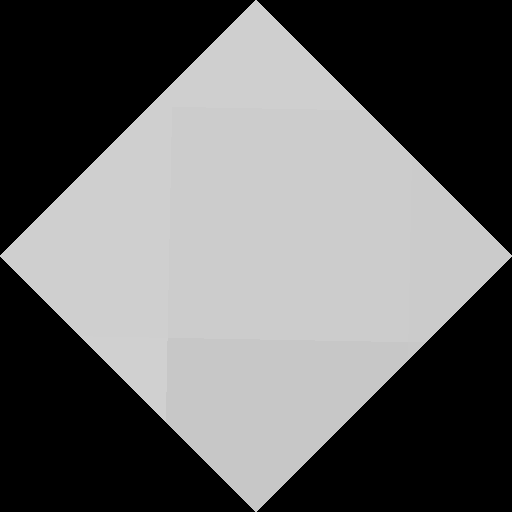
#> input picture NDVI/ndvi_image.png, 512 x 512 px, found by its file name
$ python app.py
#> lines starting #> are read from the running program, lines starting #| are printed output that depends on the picture
import numpy as np
import matplotlib.pyplot as plt
from PIL import Image

# Load the NDVI image
image_path = "/ndvi_image.png"
ndvi_image = Image.open(image_path).convert("L")  # Convert to grayscale
#> ndvi_image is the input picture: PIL image 512x512 L; min 0, max 208, mean 102.3

# Convert image to numpy array
ndvi_array = np.array(ndvi_image)

# Normalize the array values to range from -1 to 1 (assuming NDVI range)
ndvi_normalized = (ndvi_array / 255.0) * 2 - 1
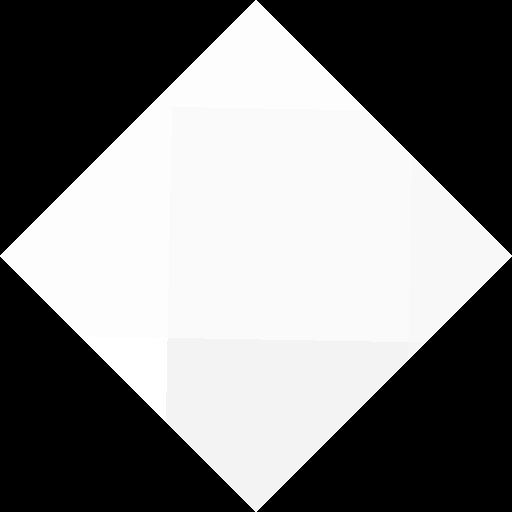
#> ndvi_normalized: shape (512, 512) float64; min -1, max 0.631, mean -0.197; drawn with min black and max white

# Define thresholds for classification
cultivated_threshold = 0.4  # NDVI > 0.4 is considered cultivated

# Create a color map
# Values below cultivated_threshold are red (barren land), values above are green (cultivated)
color_mapped_image = np.zeros((ndvi_normalized.shape[0], ndvi_normalized.shape[1], 3))

# Apply color mapping
color_mapped_image[ndvi_normalized < cultivated_threshold] = [1, 0, 0]  # Red for uncultivated land
color_mapped_image[ndvi_normalized >= cultivated_threshold] = [0, 1, 0]  # Green for cultivated land

# Plot and save the color-mapped image
plt.figure(figsize=(10, 10))
plt.imshow(color_mapped_image)
plt.title("NDVI Classification: Cultivated (Green) vs Uncultivated (Red)")
plt.axis("off")
plt.show()
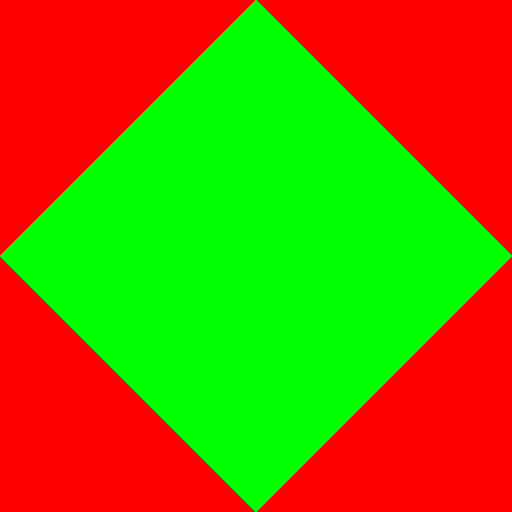
#> shown: shape (512, 512, 3) float64; mean R, G, B 0.498, 0.502, 0

# Save the result as a new image
output_path = "/mnt/data/ndvi_classification.png"
plt.imsave(output_path, color_mapped_image)
print(f"Color-mapped NDVI image saved at: {output_path}")
